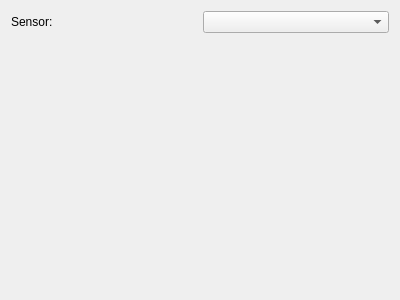
<ui version="4.0" >
 <class>RotationTransformationEditor</class>
 <widget class="QWidget" name="RotationTransformationEditor" >
  <property name="geometry" >
   <rect>
    <x>0</x>
    <y>0</y>
    <width>400</width>
    <height>300</height>
   </rect>
  </property>
  <property name="windowTitle" >
   <string>Form</string>
  </property>
  <layout class="QVBoxLayout" >
   <item>
    <layout class="QHBoxLayout" >
     <item>
      <widget class="QLabel" name="label" >
       <property name="text" >
        <string>Sensor:</string>
       </property>
      </widget>
     </item>
     <item>
      <widget class="KisSensorSelector" name="comboBoxRotationSensor" />
     </item>
    </layout>
   </item>
   <item>
    <spacer>
     <property name="orientation" >
      <enum>Qt::Vertical</enum>
     </property>
     <property name="sizeHint" >
      <size>
       <width>20</width>
       <height>40</height>
      </size>
     </property>
    </spacer>
   </item>
  </layout>
 </widget>
 <customwidgets>
  <customwidget>
   <class>KisSensorSelector</class>
   <extends>QComboBox</extends>
   <header>kis_sensor_selector.h</header>
  </customwidget>
 </customwidgets>
 <resources/>
 <connections/>
</ui>
